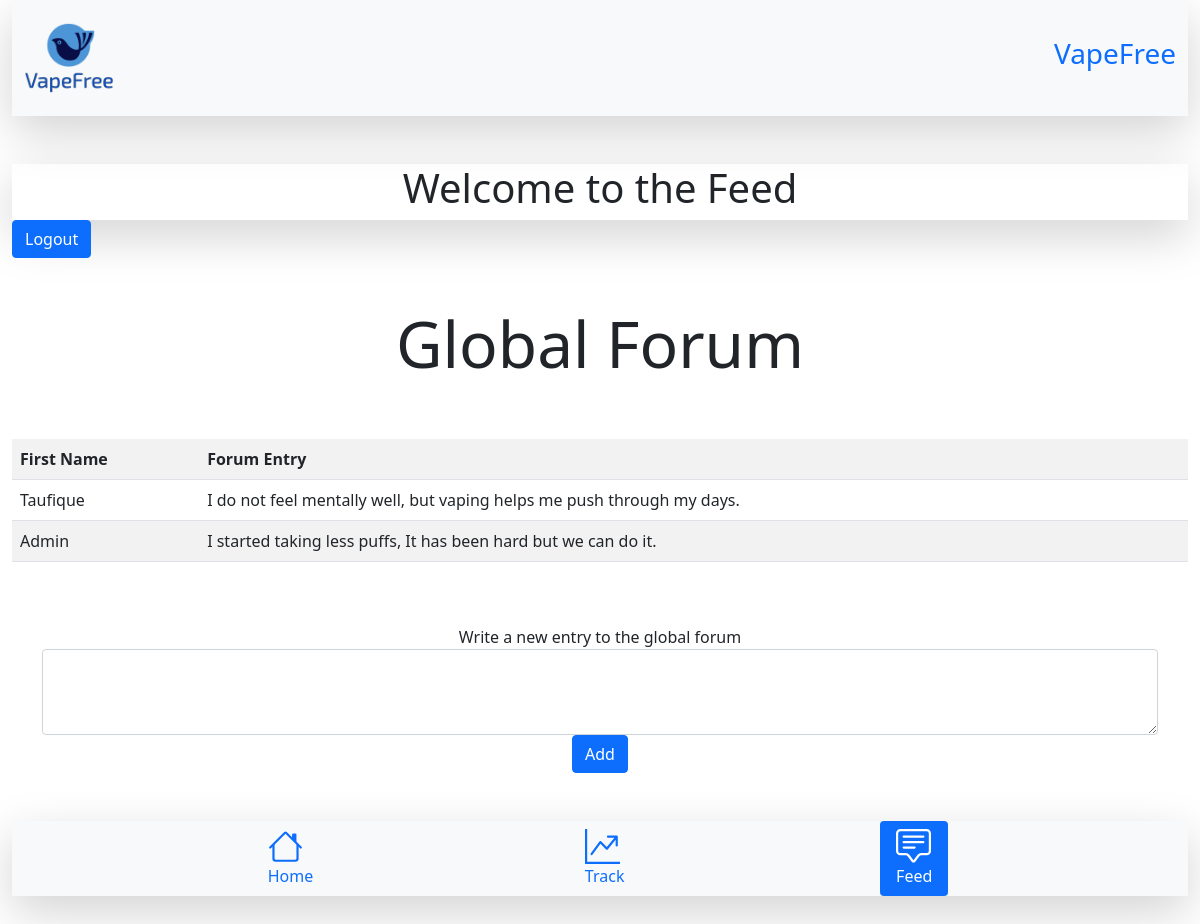
The app's page /vp/feed.php with its own data.
### tables this page shows
CREATE TABLE `forum` (
  `first_name` varchar(100) DEFAULT NULL,
  `forum_entry` text DEFAULT NULL
);

### vp/feed.php (the view, shortened to what this page needs)
<?php
include "config.php";
?>
<!DOCTYPE html>
<html lang="en">
<head>
    <link href="https://cdn.jsdelivr.net/npm/bootstrap@5.0.0-beta2/dist/css/bootstrap.min.css" rel="stylesheet">
    <link rel="stylesheet" href="https://cdn.jsdelivr.net/npm/bootstrap-icons@1.4.0/font/bootstrap-icons.css">
    <link rel="stylesheet" type="text/css" href="style.css">
</head>
<body>
    <div class="container-fluid">
        <nav class="navbar navbar-light bg-light shadow-lg">
            <div class="container-fluid ">
                <a class="navbar-brand" href="#">
                    <img src="assets/vapefree_logo.png" alt="" width="90" height="90">
                </a>
                <h3 class="text-center text-primary">VapeFree</h3>
            </div>
        </nav>
        <br>
        <br>
        <div class="d-flex justify-content-evenly shadow-lg">
            <h1>Welcome to the Feed</h1>
        </div>
        <form action="home.php" method="post">
            <button name="logout" class="btn btn-primary">Logout</button>
        </form>
        <br>
        <br>
        <div class="container text-center">
            <h1 class="display-3">Global Forum</h1>
        </div>
        <br>
        <br>
        <?php
        $sql = "SELECT first_name,forum_entry FROM forum";
        $result = $con->query($sql);
        ?>
        <table class="table table-striped">
            <tr>
                <th>First Name</th>
                <th>Forum Entry</th>
            </tr>
            <?php
            if ($result->num_rows > 0) {
                while ($row = $result->fetch_assoc()) {
                    print("<tr>");
                    print("<td>" . $row['first_name'] . "</td>");
                    print("<td>" . $row['forum_entry'] . "</td>");
                }
            }
            ?>
            <?php
            print("</table>");
            ?>
            <br>
            <br>
            <div class="form-group container text-center">
                <form action="feed.php" method="post">
                    <label>Write a new entry to the global forum</label>
                    <textarea class="form-control" name="newForumEntry" rows="3"></textarea>
                    <button name="addNewForumEntry" class="btn btn-primary">Add</button>
                </form>
            </div>
            <br>
            <br>
            <nav class="nav navbar-light bg-light d-flex justify-content-evenly shadow-lg nav-pills">
                <a class="nav-link" aria-current="page" href="home.php"><br>Home</a>
                <a class="nav-link" href="track.php"><br>Track</a>
                <a class="nav-link active" href="feed.php"><br>Feed</a>
            </nav>
            <br>
    </div>
    <br>
</body>
</html>

### records on screen
forum: first_name "Taufique", forum_entry "I do not feel mentally well, but vaping helps me push through my days."
forum: first_name "Admin", forum_entry "I started taking less puffs, It has been hard but we can do it."
